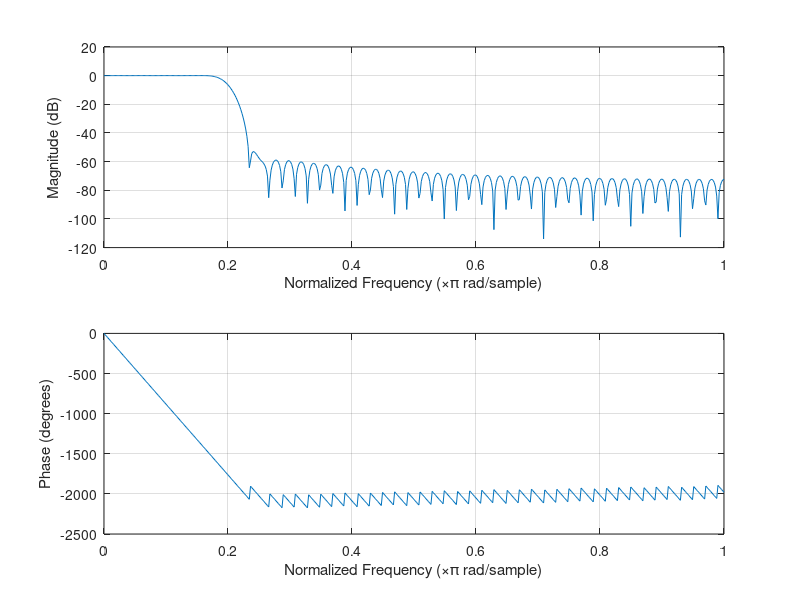
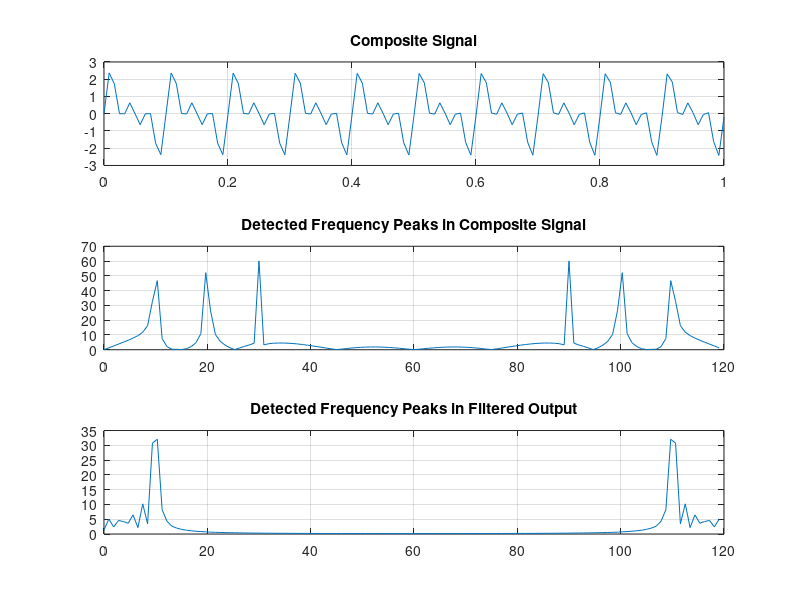

Here is the MATLAB script that generated these plots, in order:
% Practical 09 - Low-Pass FIR Filter Using Hamming Window
clc;
close all;
clear all;
f1 = 10;
f2 = 20;
f3 = 30;
f = [f1 f2 f3];
fs = 4*max(f); % Sampling frequency
n = 0:1/fs:1;
x1 = sin(2*3.14*f1*n);
x2 = sin(2*3.14*f2*n);
x3 = sin(2*3.14*f3*n);
x = x1+x2+x3;

% Low-pass filter specifications
fpb = min(f);
fsb = 1.4*fpb;
delf = (fsb-fpb)/fs;
wpb = 2*fpb/fs;
wsb = 2*fsb/fs;
wc = (wpb+wsb)/2;
flen = 3.3/delf;
flen = ceil(flen);
ord = flen-1;
window = hamming(flen);
b = fir1(ord,wc,'low',window);
a = 1;
figure;
freqz(b,a);
filt_out = filter(b,a,x);

% DFT frequency analysis
N = 128;
y = abs(fft(x,N));
y1 = abs(fft(filt_out,N));
k = 0:N-1;
F = (fs/N)*k;
figure;
subplot(3,1,1);
plot(n,x); grid on;
title('Composite Signal');
subplot(3,1,2);
plot(F,y); grid on;
title('Detected Frequency Peaks in Composite Signal');
subplot(3,1,3);
plot(F,y1); grid on;
title('Detected Frequency Peaks in Filtered Output');
